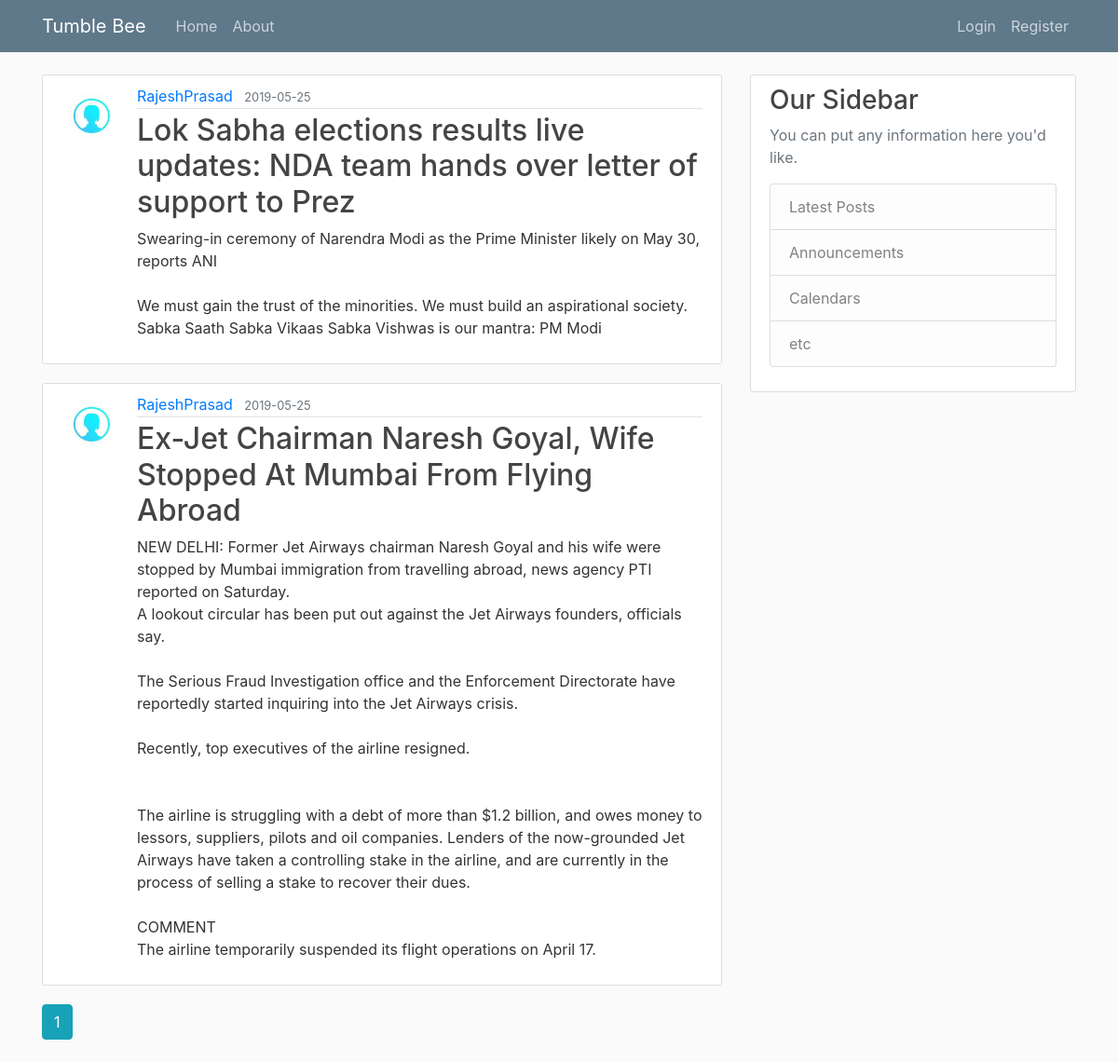
The page /home on the database its author committed.
### flaskblog/models.py (models this page shows, shortened)
class Post(db.Model):
    id = db.Column(db.Integer, primary_key=True)
    title = db.Column(db.String(100), nullable=False)
    date_posted = db.Column(db.DateTime, nullable=False, default=datetime.utcnow)
    content = db.Column(db.Text, nullable=False)
    user_id = db.Column(db.Integer, db.ForeignKey('user.id'), nullable=False)

class User(db.Model, UserMixin):
    id = db.Column(db.Integer, primary_key=True)
    username = db.Column(db.String(20), unique=True, nullable=False)
    email = db.Column(db.String(120), unique=True, nullable=False)
    image_file = db.Column(db.String(20), nullable=False, default='default.jpg')
    password = db.Column(db.String(60), nullable=False)
    posts = db.relationship('Post', backref='author', lazy=True)

### flaskblog/routes.py (the view)
@app.route("/")
@app.route("/home")
def home():
    page = request.args.get('page', 1, type=int)
    posts = Post.query.order_by(Post.date_posted.desc()).paginate(page=page, per_page=5)
    return render_template('home.html', posts=posts)

### flaskblog/templates/home.html
{% extends "layout.html" %}
{% block content %}
    {% for post in posts.items %}
        <article class="media content-section">
          <img class="rounded-circle article-img" src="{{ url_for('static', filename='profile_pics/' + post.author.image_file) }}">
          <div class="media-body">
            <div class="article-metadata">
              <a class="mr-2" href="{{ url_for('user_posts', username=post.author.username) }}">{{ post.author.username }}</a>
              <small class="text-muted">{{ post.date_posted.strftime('%Y-%m-%d') }}</small>
            </div>
            <h2><a class="article-title" href="{{ url_for('post', post_id=post.id) }}">{{ post.title }}</a></h2>
            <p class="article-content">{{ post.content }}</p>
          </div>
        </article>
    {% endfor %}
    {% for page_num in posts.iter_pages(left_edge=1, right_edge=1, left_current=1, right_current=2) %}
      {% if page_num %}
        {% if posts.page == page_num %}
          <a class="btn btn-info mb-4" href="{{ url_for('home', page=page_num) }}">{{ page_num }}</a>
        {% else %}
          <a class="btn btn-outline-info mb-4" href="{{ url_for('home', page=page_num) }}">{{ page_num }}</a>
        {% endif %}
      {% else %}
        ...
      {% endif %}
    {% endfor %}
{% endblock content %}

### flaskblog/templates/layout.html (shortened to what this page needs)
<!DOCTYPE html>
<html>
<head>
    <link rel="stylesheet" href="https://maxcdn.bootstrapcdn.com/bootstrap/4.0.0/css/bootstrap.min.css">
    <link rel="stylesheet" type="text/css" href="{{ url_for('static', filename='main.css') }}">
</head>
<body>
    <header class="site-header">
      <nav class="navbar navbar-expand-md navbar-dark bg-steel fixed-top">
        <div class="container">
          <a class="navbar-brand mr-4" href="/">Tumble Bee</a>
          <div class="collapse navbar-collapse" id="navbarToggle">
            <div class="navbar-nav mr-auto">
              <a class="nav-item nav-link" href="{{ url_for('home') }}">Home</a>
              <a class="nav-item nav-link" href="{{ url_for('about') }}">About</a>
            </div>
            <div class="navbar-nav">
              {% if current_user.is_authenticated %}
                <a class="nav-item nav-link" href="{{ url_for('new_post') }}">New Post</a>
                <a class="nav-item nav-link" href="{{ url_for('account') }}">Account</a>
                <a class="nav-item nav-link" href="{{ url_for('logout') }}">Logout</a>
              {% else %}
                <a class="nav-item nav-link" href="{{ url_for('login') }}">Login</a>
                <a class="nav-item nav-link" href="{{ url_for('register') }}">Register</a>
              {% endif %}
            </div>
          </div>
        </div>
      </nav>
    </header>
    <main role="main" class="container">
      <div class="row">
        <div class="col-md-8">
          {% block content %}{% endblock %}
        </div>
        <div class="col-md-4">
          <div class="content-section">
            <h3>Our Sidebar</h3>
            <p class='text-muted'>You can put any information here you'd like.
              <ul class="list-group">
                <li class="list-group-item list-group-item-light">Latest Posts</li>
                <li class="list-group-item list-group-item-light">Announcements</li>
                <li class="list-group-item list-group-item-light">Calendars</li>
                <li class="list-group-item list-group-item-light">etc</li>
              </ul>
            </p>
          </div>
        </div>
      </div>
    </main>
</body>
</html>

### flaskblog/static/main.css (style rules this page uses)
body { background: #fafafa; color: #333333; margin-top: 5rem; }
h1, h2, h3, h4, h5, h6 { color: #444444; }
.bg-steel { background-color: #5f788a; }
.site-header .navbar-nav .nav-link { color: #cbd5db; }
.content-section { background: #ffffff; padding: 10px 20px; border: 1px solid #dddddd; border-radius: 3px; margin-bottom: 20px; }
.article-title { color: #444444; }
.article-content { white-space: pre-line; }
.article-img { height: 65px; width: 65px; margin-right: 16px; }
.article-metadata { padding-bottom: 1px; margin-bottom: 4px; border-bottom: 1px solid #e3e3e3 }

### rows shown on the page
Post: image_file (picture), author.username "RajeshPrasad", date_posted "2019-05-25", title "Lok Sabha elections results live updates: NDA team hands over letter of support to Prez", content "Swearing-in ceremony of Narendra Modi as the Prime Minister likely on May 30, reports ANI We must gain the trust of the minorities. We must build an aspirational society. Sabka Saath Sabka Vikaas Sabka Vishwas is our mantra: PM Modi"
Post: image_file (picture), author.username "RajeshPrasad", date_posted "2019-05-25", title "Ex-Jet Chairman Naresh Goyal, Wife Stopped At Mumbai From Flying Abroad", content "NEW DELHI: Former Jet Airways chairman Naresh Goyal and his wife were stopped by Mumbai immigration from travelling abroad, news agency PTI reported on Saturday. A lookout circular has been put out against the Jet Airways founders, officials say. The Serious Fraud Investigation office and the Enforcement Directorate have reportedly started inquiring into the Jet Airways crisis. Recently, top executives of the airline resigned. The airline is struggling with a debt of more than $1.2 billion, and owes money to lessors, suppliers, pilots and oil companies. Lenders of the now-grounded Jet Airways have taken a controlling stake in the airline, and are currently in the process of selling a stake…"

### other values the page prints
{{ page_num }} "1"
